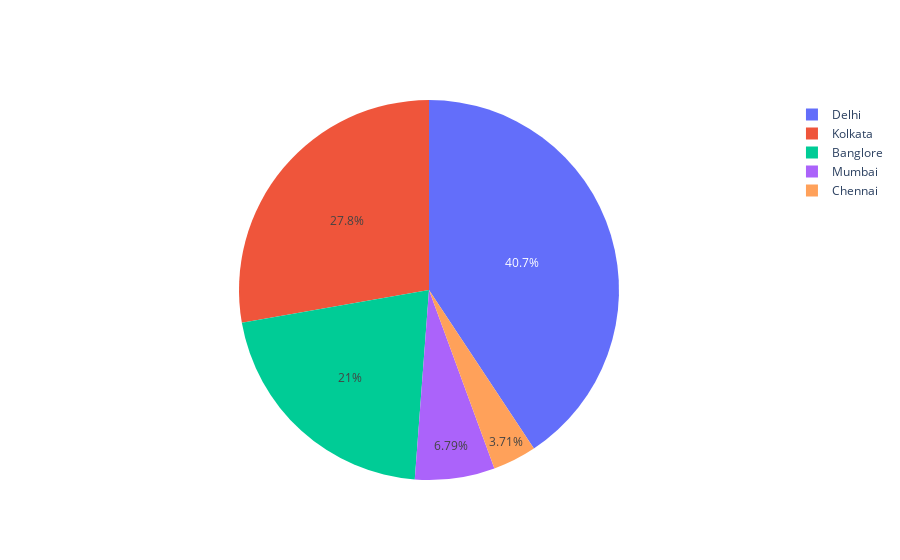

Write notebook code for a chart like this one.
### Code cell
import plotly.offline as py
import plotly.graph_objs as go
source=[source_counts['Banglore'],
       source_counts['Kolkata'],
       source_counts['Delhi'],
       source_counts['Chennai'],
       source_counts['Mumbai'],
        
      ]
data_label=['Banglore', 'Kolkata','Delhi', 'Chennai', 'Mumbai']

source_pieChart=go.Pie(labels=data_label,values=source)
py.iplot([source_pieChart])

### Figure 1 — Plotly figure (JSON) as saved in the notebook; plotly's stock layout.template omitted (floating-point values rounded to 4 significant figures)
{"data": [{"labels": ["Banglore", "Kolkata", "Delhi", "Chennai", "Mumbai"], "type": "pie", "values": [2161, 2850, 4178, 381, 697]}], "layout": {}}
